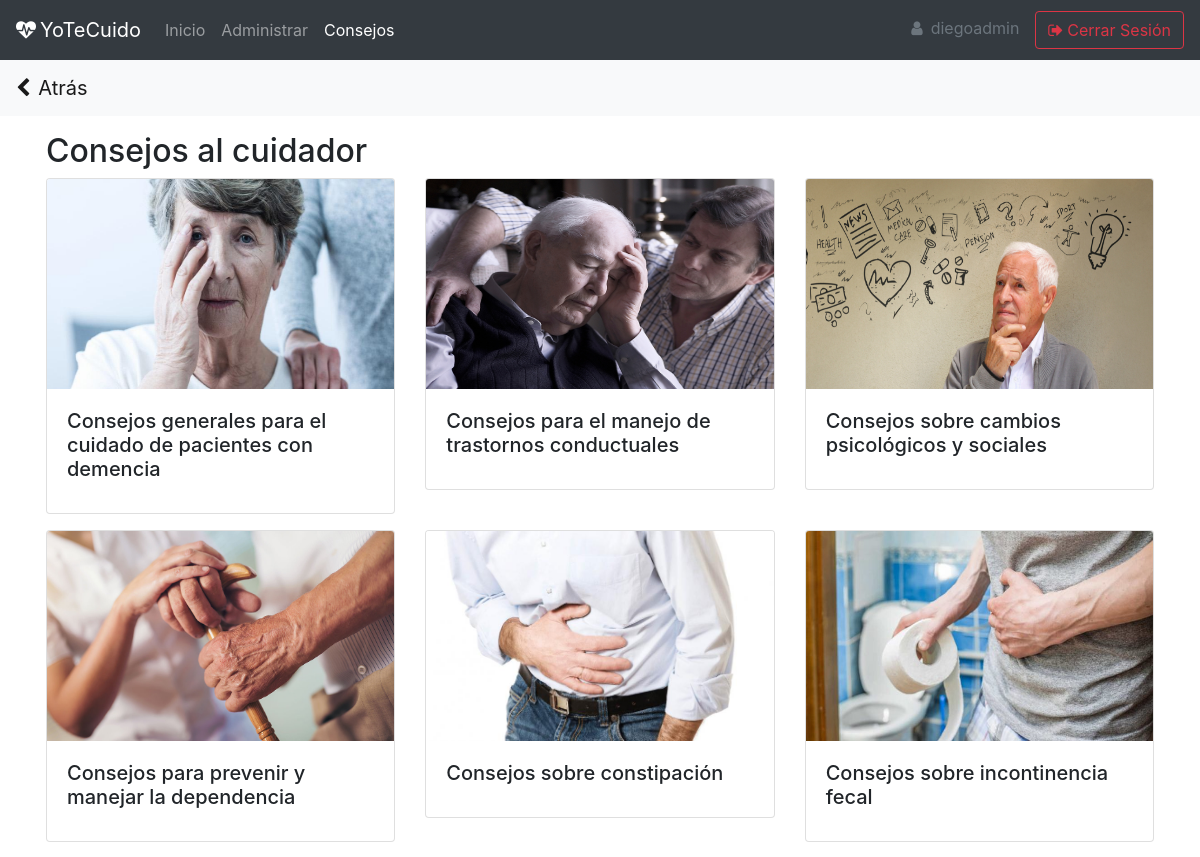
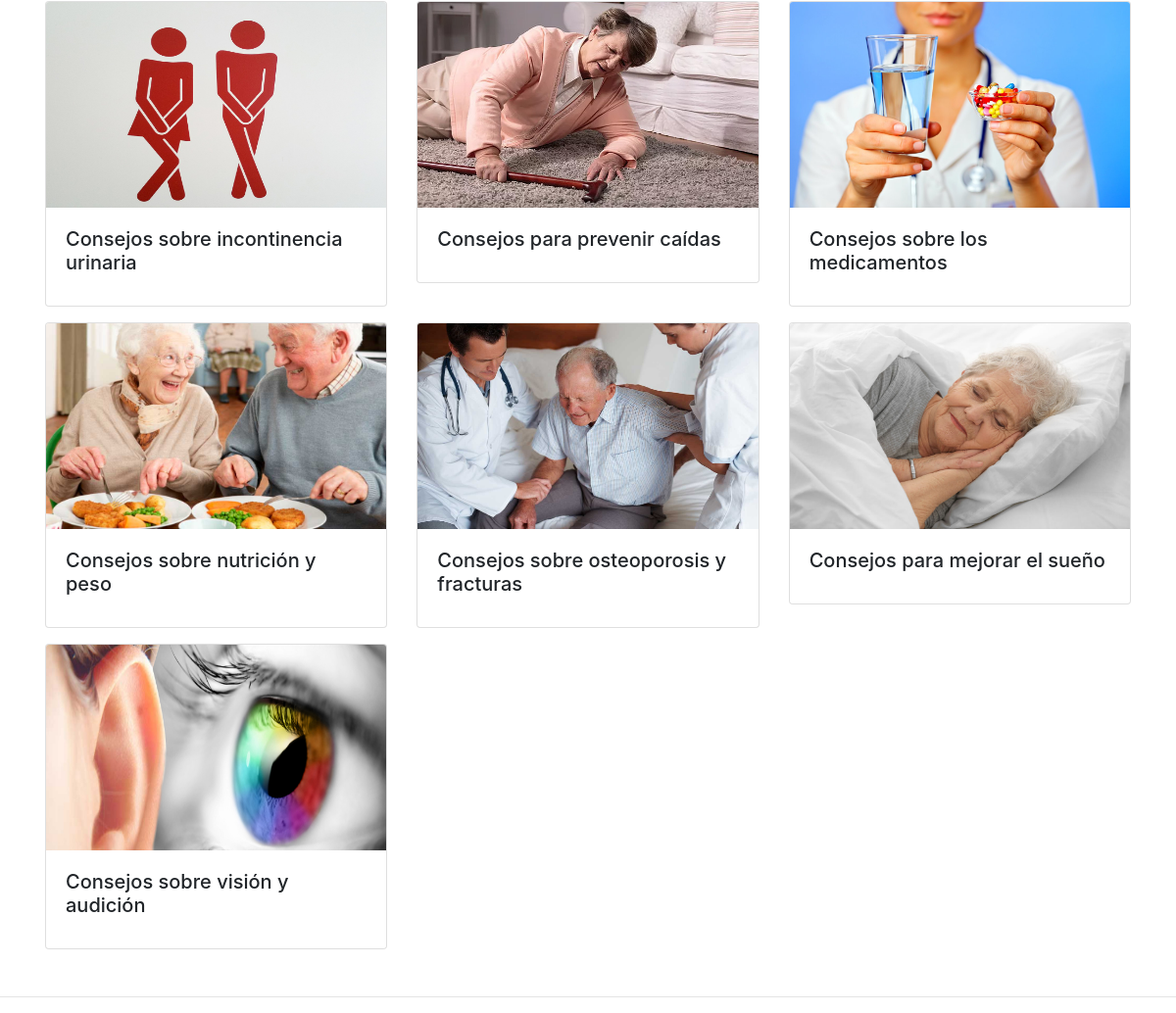
Screenshot of /content/consejos/ (signed in) with the database file from the repository (2 pictures, top to bottom).
### registration/models.py (models this page shows)
class User(AbstractUser):
    is_medico = models.BooleanField(default=False, verbose_name='Médico')
    is_cuidador = models.BooleanField(default=False, verbose_name='Cuidador')
    is_gestionador = models.BooleanField(default=False, verbose_name='Gestionador')

### content/models.py (models this page shows, shortened)
class Tema(models.Model):
    creado_por = models.ForeignKey(settings.AUTH_USER_MODEL, on_delete=models.CASCADE, verbose_name='Creado_por')
    subtopico = models.ForeignKey(Subtopico, on_delete=models.CASCADE, default=None, blank=True, null=True, verbose_name='Subtópico')
    topico = models.ForeignKey(Topico, on_delete=models.CASCADE, verbose_name='Tópico')
    nombre = models.CharField(max_length=100, verbose_name='Nombre')
    imagen = models.ImageField(verbose_name='Imagen', null=True, upload_to="temas")
    fecha_creacion = models.DateTimeField(auto_now_add=True, verbose_name='Fecha de creación')
    class Meta:
        verbose_name = 'Tema'
        verbose_name_plural = 'Temas'
        ordering = ['topico', 'subtopico']

### content/views.py (the view)
# urls.py: path('consejos/', views.consejos, name='consejos'),
@login_required
def consejos(request):
    temas = Tema.objects.filter(nombre__icontains = "Consejos")
    return render(request, 'content/consejos.html', {'temas': temas})

### content/templates/content/consejos.html (shortened to what this page needs)
{% extends "core/base.html" %}
{% block content %}
    <h2>Consejos al cuidador</h2>
    <div class="row">
        {% for tema in temas %}
            <div class="col-sm-4">
                <div class="card mb-3">
                    <img class="card-img-top" height="210" src="{% if tema.imagen %}{{tema.imagen.url}}{% endif %}" alt="Card image cap">
                <div class="card-body">
                    <h5 class="card-title">{{tema.nombre}}</h5>
                </div>
                </div>
            </div>
        {% endfor %}
    </div>
{% endblock  %}

### core/templates/core/base.html (shortened to what this page needs)
<!DOCTYPE html>
<html lang="en">
<head>
    <link rel="stylesheet" href="https://stackpath.bootstrapcdn.com/bootstrap/4.5.2/css/bootstrap.min.css">
    <link rel="stylesheet" type="text/css" href="https://cdn.datatables.net/1.10.22/css/jquery.dataTables.css">
    <link rel="stylesheet" href="https://cdn.datatables.net/responsive/2.2.6/css/responsive.dataTables.min.css">
    <link rel="stylesheet" href="https://stackpath.bootstrapcdn.com/font-awesome/4.7.0/css/font-awesome.min.css">
</head>
<body>
<nav class="navbar sticky-top navbar-expand-lg navbar-dark bg-dark">
  <a class="navbar-brand" {% if request.user.is_authenticated %}href="{% url 'home'%}"{% else %}href="{% url 'portada'%}"{% endif %}><i class="fa fa-heartbeat mr-1" aria-hidden="true"></i>YoTeCuido</a>
  <div class="collapse navbar-collapse" id="navbarSupportedContent">
    {% if request.user.is_authenticated %}
      <ul class="navbar-nav mr-auto">
        <li class="nav-item {% if '/content/' in request.path and '/consejos/' not in request.path %}active{% endif %}">
          <a class="nav-link" href="{% url 'home' %}">Inicio <span class="sr-only">(current)</span></a>
        </li>
        {% if not request.user.is_staff and request.user.is_cuidador %}
        <li class="nav-item {% if '/patient/' in request.path  %}active{% endif %}" >
          <a class="nav-link" href="{% url 'info_cuidador' %}">Cuidador</a>
        </li>
        <li class="nav-item {% if '/consejos/' in request.path %}active{% endif %}">
          <a class="nav-link" href="{% url 'consejos' %}">Consejos</a>
        </li>
        {% elif request.user.is_staff or request.user.is_gestionador %}
        <li class="nav-item {% if request.path == '/admin/' %}active{% endif %}">
          <a class="nav-link" href="/admin/">Administrar</a>
        </li>
        <li class="nav-item {% if request.path == '/content/consejos/' %}active{% endif %}">
          <a class="nav-link" href="{% url 'consejos' %}">Consejos</a>
        </li>
        {% endif %}
      </ul>
      <a class="nav-link disabled pl-0" href="#" tabindex="-1" aria-disabled="true"><i class="fa fa-user mr-2 mb-2" aria-hidden="true"></i>{{user.get_username}}</a>
      <a href="{% url 'logout' %}" class="btn btn-outline-danger" tabindex="-1" role="button" aria-disabled="true"><i class="fa fa-sign-out mr-1" aria-hidden="true"></i>Cerrar Sesión</a>
    {% endif %}
  </div>
</nav>
{% if request.user.is_authenticated and request.path != '/content/' %}
  <nav style="z-index: 1" class="navbar sticky-top navbar-light bg-light second-nav">
        <a href="" onClick="window.history.back();return false;" class="navbar-brand"><i class="fa fa-chevron-left mr-2" aria-hidden="true"></i>Atrás</a>
  </nav>
{% endif %}
<div class="container p-3">
    {% block content %}
    {% endblock %}
</div>
{% if request.path != "/accounts/login/" %}<hr>{% endif %}
</body>
</html>

### core/templates/core/base.html (style rules this page uses)
.second-nav { top: 56px; }

### rows the page displays
User: get_username "diegoadmin"
Tema: imagen (picture), nombre "Consejos generales para el cuidado de pacientes con demencia"
Tema: imagen (picture), nombre "Consejos para el manejo de trastornos conductuales"
Tema: imagen (picture), nombre "Consejos sobre cambios psicológicos y sociales"
Tema: imagen (picture), nombre "Consejos para prevenir y manejar la dependencia"
Tema: imagen (picture), nombre "Consejos sobre constipación"
Tema: imagen (picture), nombre "Consejos sobre incontinencia fecal"
Tema: imagen (picture), nombre "Consejos sobre incontinencia urinaria"
Tema: imagen (picture), nombre "Consejos para prevenir caídas"
Tema: imagen (picture), nombre "Consejos sobre los medicamentos"
Tema: imagen (picture), nombre "Consejos sobre nutrición y peso"
Tema: imagen (picture), nombre "Consejos sobre osteoporosis y fracturas"
Tema: imagen (picture), nombre "Consejos para mejorar el sueño"
Tema: imagen (picture), nombre "Consejos sobre visión y audición"
